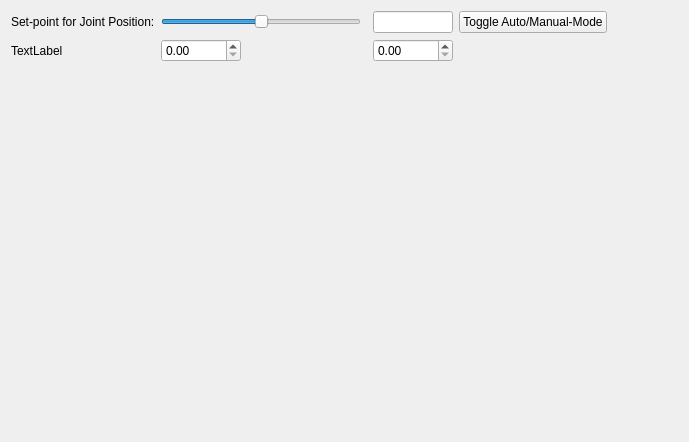
<?xml version="1.0" encoding="UTF-8"?>
<ui version="4.0">
 <class>ControlTab</class>
 <widget class="QWidget" name="ControlTab">
  <property name="geometry">
   <rect>
    <x>0</x>
    <y>0</y>
    <width>689</width>
    <height>442</height>
   </rect>
  </property>
  <property name="windowTitle">
   <string>Form</string>
  </property>
  <layout class="QGridLayout" name="gridLayout">
   <item row="0" column="6">
    <spacer name="horizontalSpacer">
     <property name="orientation">
      <enum>Qt::Horizontal</enum>
     </property>
     <property name="sizeHint" stdset="0">
      <size>
       <width>40</width>
       <height>20</height>
      </size>
     </property>
    </spacer>
   </item>
   <item row="0" column="1">
    <widget class="QLabel" name="label">
     <property name="text">
      <string>Set-point for Joint Position:</string>
     </property>
    </widget>
   </item>
   <item row="2" column="1" rowspan="3" colspan="6">
    <widget class="QCustomPlot" name="controlPlot" native="true"/>
   </item>
   <item row="1" column="1">
    <widget class="QLabel" name="label_2">
     <property name="text">
      <string>TextLabel</string>
     </property>
    </widget>
   </item>
   <item row="0" column="2">
    <widget class="QSlider" name="valueSlider">
     <property name="minimumSize">
      <size>
       <width>200</width>
       <height>0</height>
      </size>
     </property>
     <property name="maximumSize">
      <size>
       <width>200</width>
       <height>16777215</height>
      </size>
     </property>
     <property name="sizeIncrement">
      <size>
       <width>0</width>
       <height>0</height>
      </size>
     </property>
     <property name="baseSize">
      <size>
       <width>0</width>
       <height>0</height>
      </size>
     </property>
     <property name="minimum">
      <number>-800</number>
     </property>
     <property name="maximum">
      <number>800</number>
     </property>
     <property name="singleStep">
      <number>10</number>
     </property>
     <property name="pageStep">
      <number>100</number>
     </property>
     <property name="value">
      <number>0</number>
     </property>
     <property name="orientation">
      <enum>Qt::Horizontal</enum>
     </property>
     <property name="tickPosition">
      <enum>QSlider::NoTicks</enum>
     </property>
     <property name="tickInterval">
      <number>100</number>
     </property>
    </widget>
   </item>
   <item row="0" column="4">
    <widget class="QLineEdit" name="valueEdit">
     <property name="maximumSize">
      <size>
       <width>80</width>
       <height>16777215</height>
      </size>
     </property>
    </widget>
   </item>
   <item row="0" column="5">
    <widget class="QPushButton" name="toggleButton">
     <property name="text">
      <string>Toggle Auto/Manual-Mode</string>
     </property>
    </widget>
   </item>
   <item row="1" column="2">
    <widget class="QDoubleSpinBox" name="doubleSpinBox">
     <property name="maximumSize">
      <size>
       <width>80</width>
       <height>16777215</height>
      </size>
     </property>
    </widget>
   </item>
   <item row="1" column="4">
    <widget class="QDoubleSpinBox" name="doubleSpinBox_2"/>
   </item>
  </layout>
 </widget>
 <customwidgets>
  <customwidget>
   <class>QCustomPlot</class>
   <extends>QWidget</extends>
   <header>qcustomplot.h</header>
   <container>1</container>
  </customwidget>
 </customwidgets>
 <resources/>
 <connections/>
</ui>
